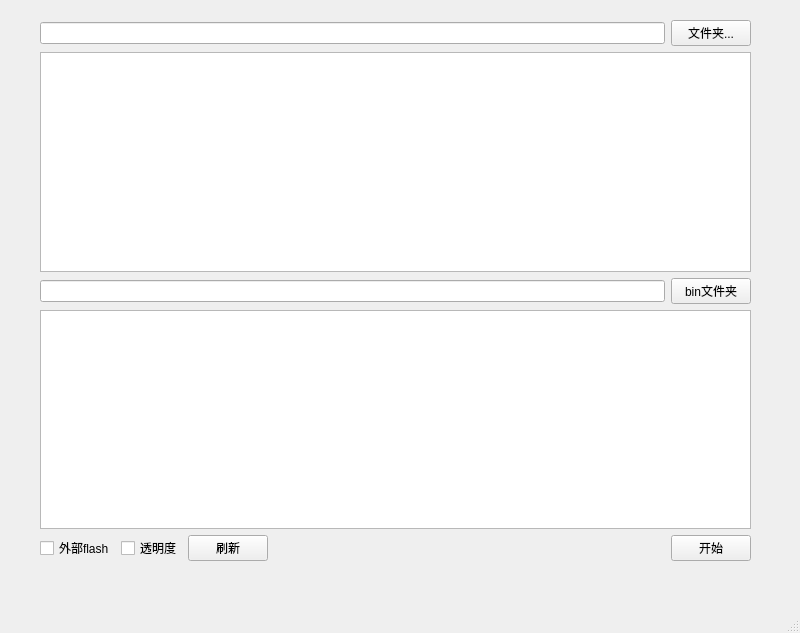
<?xml version="1.0" encoding="UTF-8"?>
<ui version="4.0">
 <class>MainWindow</class>
 <widget class="QMainWindow" name="MainWindow">
  <property name="geometry">
   <rect>
    <x>0</x>
    <y>0</y>
    <width>800</width>
    <height>633</height>
   </rect>
  </property>
  <property name="windowTitle">
   <string>MainWindow</string>
  </property>
  <widget class="QWidget" name="centralwidget">
   <widget class="QWidget" name="">
    <property name="geometry">
     <rect>
      <x>40</x>
      <y>20</y>
      <width>711</width>
      <height>541</height>
     </rect>
    </property>
    <layout class="QGridLayout" name="gridLayout">
     <item row="3" column="0" colspan="8">
      <widget class="QTableWidget" name="tableWidget_bin_file"/>
     </item>
     <item row="2" column="7">
      <widget class="QPushButton" name="bin_dir_btn">
       <property name="sizePolicy">
        <sizepolicy hsizetype="Fixed" vsizetype="Fixed">
         <horstretch>0</horstretch>
         <verstretch>0</verstretch>
        </sizepolicy>
       </property>
       <property name="text">
        <string>bin文件夹</string>
       </property>
      </widget>
     </item>
     <item row="6" column="7">
      <widget class="QPushButton" name="start_btn">
       <property name="sizePolicy">
        <sizepolicy hsizetype="Fixed" vsizetype="Fixed">
         <horstretch>0</horstretch>
         <verstretch>0</verstretch>
        </sizepolicy>
       </property>
       <property name="text">
        <string>开始</string>
       </property>
      </widget>
     </item>
     <item row="0" column="7">
      <widget class="QPushButton" name="pic_dir_btn">
       <property name="sizePolicy">
        <sizepolicy hsizetype="Fixed" vsizetype="Fixed">
         <horstretch>0</horstretch>
         <verstretch>0</verstretch>
        </sizepolicy>
       </property>
       <property name="text">
        <string>文件夹...</string>
       </property>
      </widget>
     </item>
     <item row="1" column="0" colspan="8">
      <widget class="QTableWidget" name="tableWidget_pic_file"/>
     </item>
     <item row="6" column="0">
      <widget class="QCheckBox" name="checkBox_flash">
       <property name="sizePolicy">
        <sizepolicy hsizetype="Fixed" vsizetype="Fixed">
         <horstretch>0</horstretch>
         <verstretch>0</verstretch>
        </sizepolicy>
       </property>
       <property name="text">
        <string>外部flash</string>
       </property>
      </widget>
     </item>
     <item row="6" column="1">
      <widget class="QCheckBox" name="checkBox_alpha">
       <property name="sizePolicy">
        <sizepolicy hsizetype="Fixed" vsizetype="Fixed">
         <horstretch>0</horstretch>
         <verstretch>0</verstretch>
        </sizepolicy>
       </property>
       <property name="text">
        <string>透明度</string>
       </property>
      </widget>
     </item>
     <item row="6" column="2">
      <widget class="QPushButton" name="refresh_btn">
       <property name="sizePolicy">
        <sizepolicy hsizetype="Fixed" vsizetype="Fixed">
         <horstretch>0</horstretch>
         <verstretch>0</verstretch>
        </sizepolicy>
       </property>
       <property name="text">
        <string>刷新</string>
       </property>
      </widget>
     </item>
     <item row="2" column="0" colspan="7">
      <widget class="QLineEdit" name="lineEdit_bin_dir"/>
     </item>
     <item row="0" column="0" colspan="7">
      <widget class="QLineEdit" name="lineEdit_pic_dir"/>
     </item>
    </layout>
   </widget>
  </widget>
  <widget class="QMenuBar" name="menubar">
   <property name="geometry">
    <rect>
     <x>0</x>
     <y>0</y>
     <width>800</width>
     <height>23</height>
    </rect>
   </property>
  </widget>
  <widget class="QStatusBar" name="statusbar"/>
 </widget>
 <resources/>
 <connections/>
</ui>
